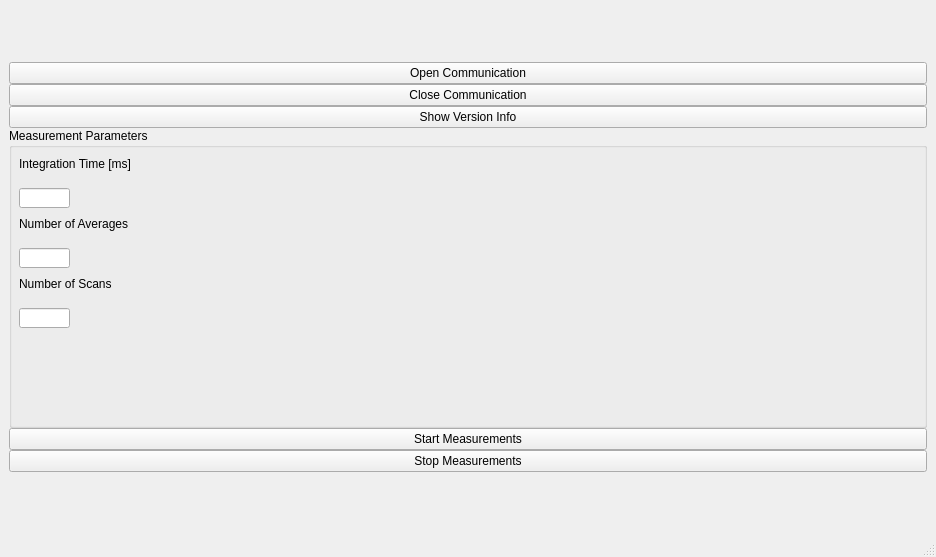
<?xml version="1.0" encoding="UTF-8"?>
<ui version="4.0">
 <class>MainWindow</class>
 <widget class="QMainWindow" name="MainWindow">
  <property name="windowModality">
   <enum>Qt::ApplicationModal</enum>
  </property>
  <property name="enabled">
   <bool>true</bool>
  </property>
  <property name="geometry">
   <rect>
    <x>0</x>
    <y>0</y>
    <width>936</width>
    <height>557</height>
   </rect>
  </property>
  <property name="sizePolicy">
   <sizepolicy hsizetype="Preferred" vsizetype="Preferred">
    <horstretch>0</horstretch>
    <verstretch>0</verstretch>
   </sizepolicy>
  </property>
  <property name="minimumSize">
   <size>
    <width>936</width>
    <height>557</height>
   </size>
  </property>
  <property name="baseSize">
   <size>
    <width>936</width>
    <height>557</height>
   </size>
  </property>
  <property name="windowTitle">
   <string>MainWindow</string>
  </property>
  <property name="tabShape">
   <enum>QTabWidget::Rounded</enum>
  </property>
  <widget class="QWidget" name="centralwidget">
   <layout class="QGridLayout" name="gridLayout_2">
    <item row="1" column="1">
     <layout class="QGridLayout" name="gridLayout"/>
    </item>
    <item row="1" column="0">
     <layout class="QVBoxLayout" name="verticalLayout">
      <property name="spacing">
       <number>0</number>
      </property>
      <property name="sizeConstraint">
       <enum>QLayout::SetMaximumSize</enum>
      </property>
      <item>
       <widget class="QPushButton" name="OpenCommBtn">
        <property name="text">
         <string>Open Communication</string>
        </property>
       </widget>
      </item>
      <item>
       <widget class="QPushButton" name="CloseCommBtn">
        <property name="text">
         <string>Close Communication</string>
        </property>
       </widget>
      </item>
      <item>
       <widget class="QPushButton" name="VersionBtn">
        <property name="text">
         <string>Show Version Info</string>
        </property>
       </widget>
      </item>
      <item>
       <widget class="QGroupBox" name="groupBox">
        <property name="maximumSize">
         <size>
          <width>16777215</width>
          <height>300</height>
         </size>
        </property>
        <property name="title">
         <string>Measurement Parameters</string>
        </property>
        <widget class="QLineEdit" name="IntTimeEdt">
         <property name="geometry">
          <rect>
           <x>10</x>
           <y>60</y>
           <width>51</width>
           <height>20</height>
          </rect>
         </property>
        </widget>
        <widget class="QLineEdit" name="NumAvgEdt">
         <property name="geometry">
          <rect>
           <x>10</x>
           <y>120</y>
           <width>51</width>
           <height>20</height>
          </rect>
         </property>
        </widget>
        <widget class="QLineEdit" name="NumMeasEdt">
         <property name="geometry">
          <rect>
           <x>10</x>
           <y>180</y>
           <width>51</width>
           <height>20</height>
          </rect>
         </property>
        </widget>
        <widget class="QLabel" name="label">
         <property name="geometry">
          <rect>
           <x>10</x>
           <y>20</y>
           <width>311</width>
           <height>31</height>
          </rect>
         </property>
         <property name="text">
          <string>Integration Time [ms]</string>
         </property>
        </widget>
        <widget class="QLabel" name="label_2">
         <property name="geometry">
          <rect>
           <x>10</x>
           <y>85</y>
           <width>311</width>
           <height>21</height>
          </rect>
         </property>
         <property name="text">
          <string>Number of Averages</string>
         </property>
        </widget>
        <widget class="QLabel" name="label_3">
         <property name="geometry">
          <rect>
           <x>10</x>
           <y>145</y>
           <width>311</width>
           <height>21</height>
          </rect>
         </property>
         <property name="text">
          <string>Number of Scans</string>
         </property>
        </widget>
       </widget>
      </item>
      <item>
       <widget class="QPushButton" name="StartMeasBtn">
        <property name="text">
         <string>Start Measurements</string>
        </property>
       </widget>
      </item>
      <item>
       <widget class="QPushButton" name="StopMeasBtn">
        <property name="text">
         <string>Stop Measurements</string>
        </property>
       </widget>
      </item>
     </layout>
    </item>
   </layout>
  </widget>
  <widget class="QMenuBar" name="menubar">
   <property name="geometry">
    <rect>
     <x>0</x>
     <y>0</y>
     <width>936</width>
     <height>22</height>
    </rect>
   </property>
  </widget>
  <widget class="QStatusBar" name="statusbar"/>
 </widget>
 <resources/>
 <connections/>
</ui>
